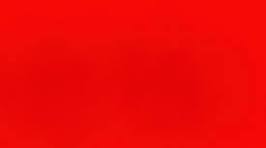
#> input picture PythonProject/training_data/high/img.png, 266 x 148 px
$ python -i motion_detection.py   (imports and definitions only)
#> lines starting #> are read from the running program, lines starting #| are printed output that depends on the picture
import cv2

class MotionDetector:
    def __init__(self, threshold=5000):
        self.prev_gray = None
        self.threshold = threshold

    def detect(self, frame):
        gray = cv2.cvtColor(frame, cv2.COLOR_BGR2GRAY)

        if self.prev_gray is None:
            self.prev_gray = gray
            return False

        diff = cv2.absdiff(self.prev_gray, gray)
        _, thresh = cv2.threshold(diff, 25, 255, cv2.THRESH_BINARY)
        motion_pixels = cv2.countNonZero(thresh)

        self.prev_gray = gray
        return motion_pixels > self.threshold

>>> import cv2
>>> picture = cv2.imread('training_data/high/img.png')
#> picture is the input picture: shape (148, 266, 3); mean B, G, R 7, 8, 238
>>> result = MotionDetector().detect(picture)
#> in detect, `gray = cv2.cvtColor(frame, cv2.COLOR_BGR2GRAY)`:
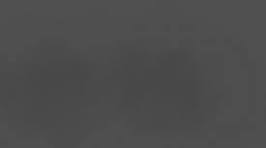
#> gray: shape (148, 266); min 71, max 81, mean 76.7
#> result = False
